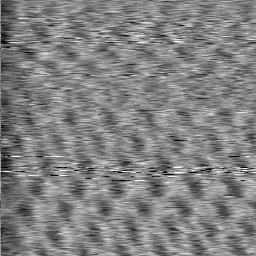
#> input picture 近物实验I数据同步/STM/database.png, 256 x 256 px
$ python image_processing.py
#> lines starting #> are read from the running program, lines starting #| are printed output that depends on the picture; after the words box and inside, x2 and y2 are one past the last pixel; in counts of white or black regions, pixels touching at a corner belong together
import cv2
import numpy as np
from matplotlib import pyplot as plt

def localminima(imgP,SS):
    u=imgP[int((SS-1)/2),int((SS-1)/2)]
    for i in range(int(SS)):
        for j in range(int(SS)):
            if (imgP[i,j]<u):
                return False
    return True


# Read the original image
img = cv2.imread('database.png')
#> img is the input picture: shape (256, 256, 3); min 0, max 255, mean 129.1
# Display original image
cv2.imshow('Original', img)
cv2.waitKey(0)

img_gray = cv2.cvtColor(img, cv2.COLOR_BGR2GRAY)
img_test=img_gray[150:256,10:256]
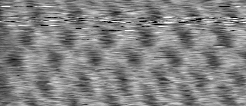
#> img_test: shape (106, 246); min 0, max 255, mean 130.7
cv2.imshow('cut', img_test)
cv2.waitKey(0)

L=15
A=0.1
s0=2.5
kernel1=np.zeros((L,L),dtype='float32')
for i in range(L):
    for j in range(L):
        kernel1[i,j]=A*np.exp(-((i-(L-1)/2)**2+(j-(L-1)/2)**2)/(s0**2))
#kernel1=kernel1-np.average(kernel1)+1/(L*L)

img_k=cv2.filter2D(img_test,-1,kernel=kernel1)
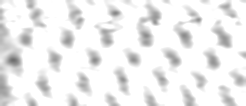
#> img_k: shape (106, 246); min 110, max 255, mean 237.8
cv2.imshow('k', img_k)
cv2.waitKey(0)
cv2.imwrite("imgK.png",img_k)


SS=23
img_select=np.ones((106,246),dtype='uint8')*255
for i in range(int((SS-1)/2),int(106-(SS-1)/2)):
    for j in range(int((SS-1)/2),int(246-(SS-1)/2)):
        if localminima(img_k[int(i-(SS-1)/2):int(i+(SS-1)/2+1),int(j-(SS-1)/2):int(j+(SS-1)/2+1)],SS):
            print(i,j)
            img_select[i,j]=0
cv2.imshow('select', img_select)
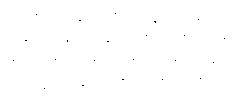
#> window 'select': shape (106, 246); 99.9% white; black in thin lines or dots, all inside (x1, y1, x2, y2) = (13, 13, 225, 89)
cv2.waitKey(0)
cv2.imwrite("imgSelect.png",img_select)
